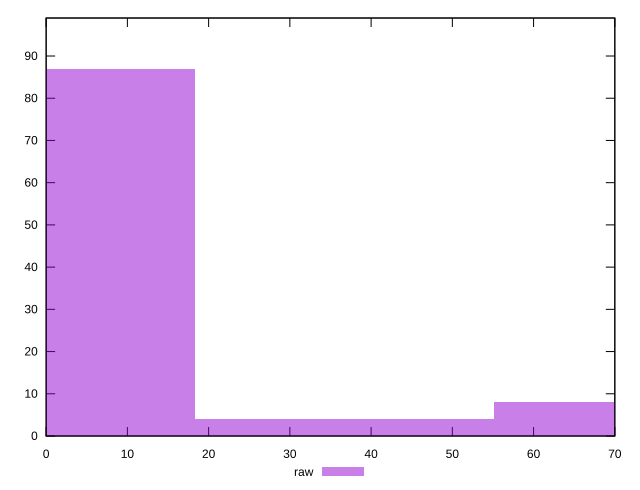

Reproduce this figure in gnuplot.
reset

$raw <<EOF
0 87
73.50237937928908 8
36.75118968964454 4
EOF

set key outside below
set boxwidth 36.75118968964454
set xrange [0:70]
set yrange [0:99]
set trange [0:99]
set style fill transparent solid 0.5 noborder
set terminal svg size 640, 490 enhanced background rgb 'white'
set output "reports/report_00030_2021-02-24T20-42-31.540Z/unused-css-rules/samples/card/raw/histogram.svg"

plot $raw title "raw" with boxes

reset
